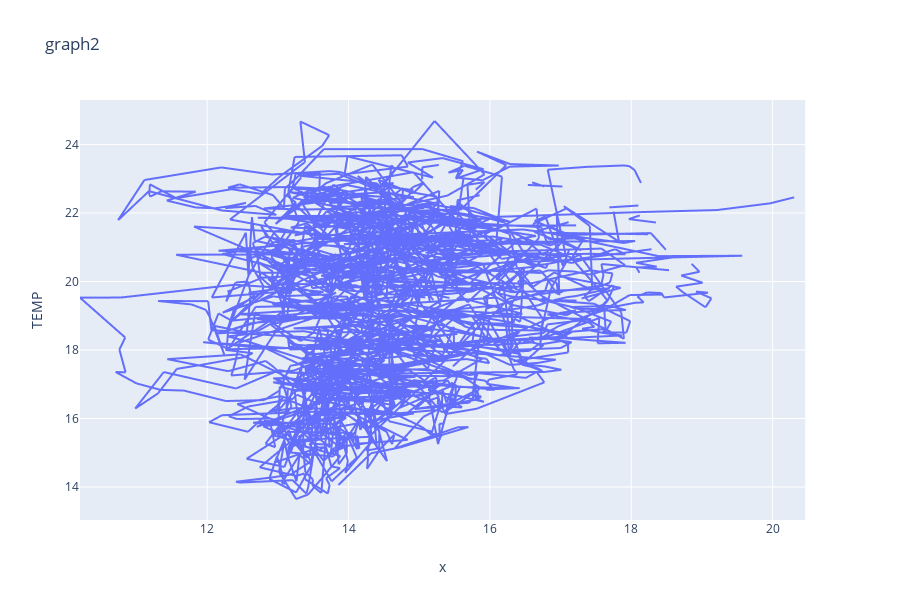

The notebook cell saved with this chart:
### Code cell
# How to overlay these
fig = px.line(surface_temp_1D, bottom_temp_1D,  y = "TEMP", title = 'graph2')
fig.show()

#fig = px.line(df, x="year", y="lifeExp", color='country')

### Figure 1 — Plotly figure (JSON) as saved in the notebook; plotly's stock layout.template omitted (floating-point values rounded to 4 significant figures; data arrays with more than 128 entries replaced by an {"elided": "..."} marker saying what was removed)
{"data": [{"hoverlabel": {"namelength": 0}, "hovertemplate": "x=%{x}<br>TEMP=%{y}", "legendgroup": "", "line": {"color": "#636efa", "dash": "solid"}, "mode": "lines", "name": "", "showlegend": false, "type": "scattergl", "x": {"elided": "3287 float values"}, "xaxis": "x", "y": {"elided": "3287 float values"}, "yaxis": "y"}], "layout": {"height": 600, "legend": {"tracegroupgap": 0}, "title": {"text": "graph2"}, "xaxis": {"anchor": "y", "domain": [0, 0.98], "title": {"text": "x"}}, "yaxis": {"anchor": "x", "domain": [0, 1], "title": {"text": "TEMP"}}}}
